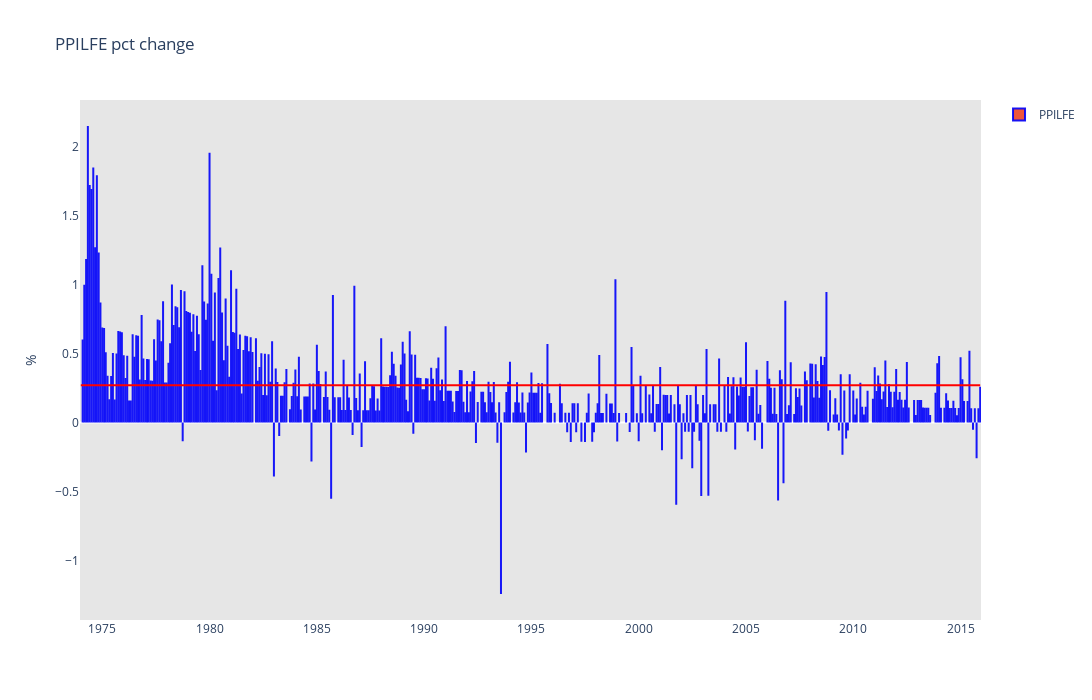

This figure's notebook cell:
### Markdown cell above
- PPILFE pct change

### Code cell
fig = go.Figure()

fig.add_trace(go.Scatter(
    x=PPILFE_df.index, 
    y=[100 * stats.mean] * (stats.nobs + 1), 
    name='PMI 50 Points',
    line=dict(width=2),
    hoverinfo="skip",
    showlegend=False,
    marker=dict(color='red'),
))

fig.add_trace(go.Bar(
    x=PPILFE_df.index,
    y=PPILFE_df['^ %'] * 100,
    name='PPILFE',
    marker=dict(line=dict(color='rgba(0, 0,250, .9)', width=2)),
    width=0,
))

fig.update_layout(
    title=dict(text='PPILFE pct change'),
    plot_bgcolor='rgb(230, 230,230)',
    width=1400,
    height=700,
    yaxis=dict(title="%", exponentformat="none", showgrid=False),
    barmode="group",
    hovermode="x unified",
    xaxis=dict(showgrid=False),
)

fig.show()

### Figure 1 — Plotly figure (JSON) as saved in the notebook; plotly's stock layout.template omitted (floating-point values rounded to 4 significant figures; data arrays with more than 128 entries replaced by an {"elided": "..."} marker saying what was removed)
{"data": [{"hoverinfo": "skip", "line": {"width": 2}, "marker": {"color": "red"}, "name": "PMI 50 Points", "showlegend": false, "type": "scatter", "x": {"elided": "504 str values"}, "y": {"elided": "504 float values"}}, {"marker": {"line": {"color": "rgba(0, 0,250, .9)", "width": 2}}, "name": "PPILFE", "type": "bar", "width": 0, "x": {"elided": "504 str values"}, "y": {"elided": "504 float values"}}], "layout": {"barmode": "group", "height": 700, "hovermode": "x unified", "plot_bgcolor": "rgb(230, 230,230)", "title": {"text": "PPILFE pct change"}, "width": 1400, "xaxis": {"showgrid": false}, "yaxis": {"exponentformat": "none", "showgrid": false, "title": {"text": "%"}}}}
